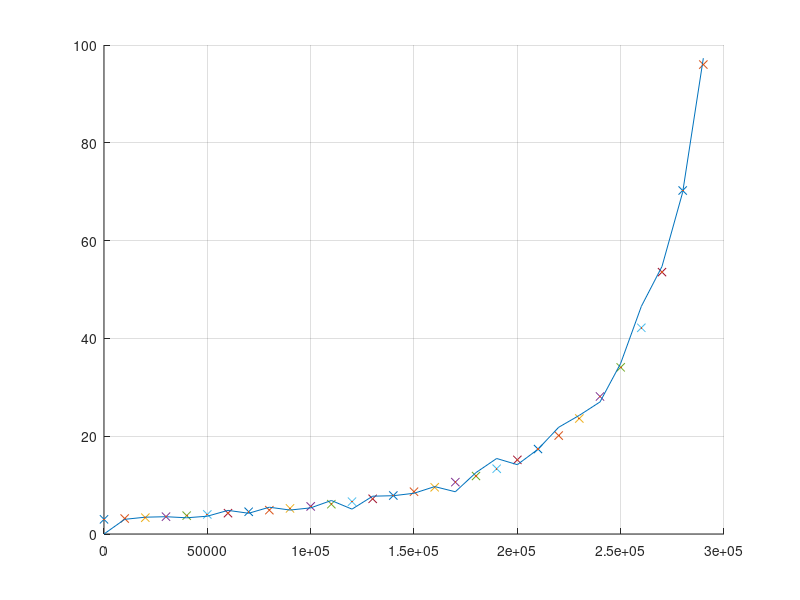
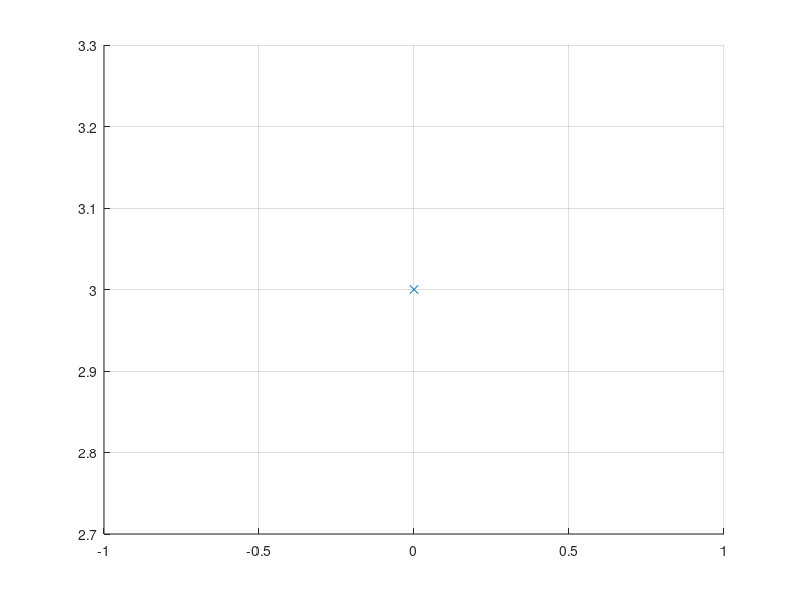
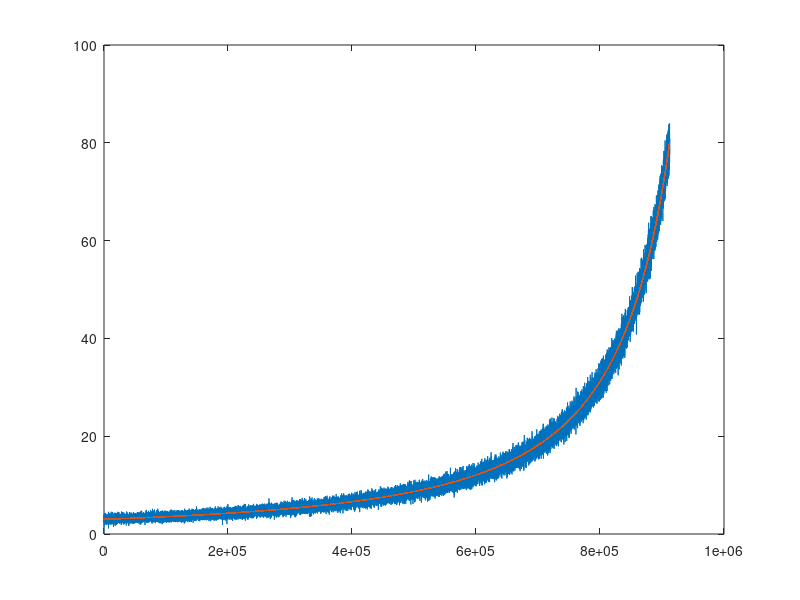

These charts were generated, in order, by the following MATLAB code:
%% PROGRAM TO CALCULATE CRACK PROPAGATION**********************************
% AYKUT IS A GENIUS BITCH
clear all
close all


%% SECTION 1:
clc

a_0 = 3 ;                % Initial crack length [mm]
sigma_n_0 = sqrt(0.2);   % Initial standart deviation  [mm]

C = 2.381e-12;           %  [mm/cycle(Mpa.(mm^0.5))^-m]
m = 3.2;                 %  
delta_S = 40;            % stress amplitude     [MPa]
delta_N = 10000;            % [Number of load cycles in 1 session]
F_a = 1.12;              % crack shape function     
sigma_n_k = @(x) sigma_n_0*sqrt(x/a_0);    % standart deviation
a_lim = 80;              %   max crack length        [mm]
a(1) = a_0;
n(1) = 0;


rng(1002);

scatter(0,a(1),"x");
grid on
hold on
kk = 1;
while a(kk) <= a_lim 
    kk = kk + 1;
    n(kk) = n(kk-1) + delta_N;
    
    a(kk) = a(kk-1) + delta_N*C*(F_a*delta_S*sqrt(pi*a(kk-1)))^m;
    a_noise(kk) = a(kk) + randn()*sigma_n_k(a(kk));
    
%     if a_noise(kk) >= a_lim   
%       a(kk) = a_lim + 1
%     end
    scatter(delta_N*(kk-1),a(kk),"x");
    pause(0.001);
end
%figure 
plot(n,a_noise,n,a,".","MarkerSize",4);


%% SECTION 2 : Different delta_s 
 
clc

a_0 = 3 ;                % Initial crack length [mm]
sigma_n_0 = sqrt(0.2);   % Initial standart deviation  [mm]

C = 2.381e-12;           %  [mm/cycle(Mpa.(mm^0.5))^-m]
m = 3.2;                 %  
delta_S = 40;            % stress amplitude     [MPa]
delta_N = 20;            % [Number of load cycles in 1 session]
F_a = 1.12;              % crack shape function     
sigma_n_k = @(x) sigma_n_0*sqrt(x/a_0);    % standart deviation
a_lim = 80;              %   max crack length        [mm]
a(1) = a_0;
N(1) = 0;

rng(100201);
figure
scatter(0,a(1),"x");
grid on
hold on
kk = 1;
while a(kk) <= a_lim
   kk = kk + 1;
  N(kk) = N(kk-1) + delta_N;
   
   if N <= 3.5e3 
	   delta_S = 33.7;
   elseif N <= 7.5e3
       delta_S = 16;
   else
       delta_S = 27;
   end     

    a(kk) = a(kk-1) + delta_N*C*(F_a*delta_S*sqrt(pi*a(kk-1)))^m;
    a_noise(kk) = a(kk) + randn()*sigma_n_k(a(kk));
     
%     scatter(N(kk-1),a(kk),"x");
%     pause(0.001);
end
figure 
plot(N,a_noise,N,a,".","MarkerSize",4);